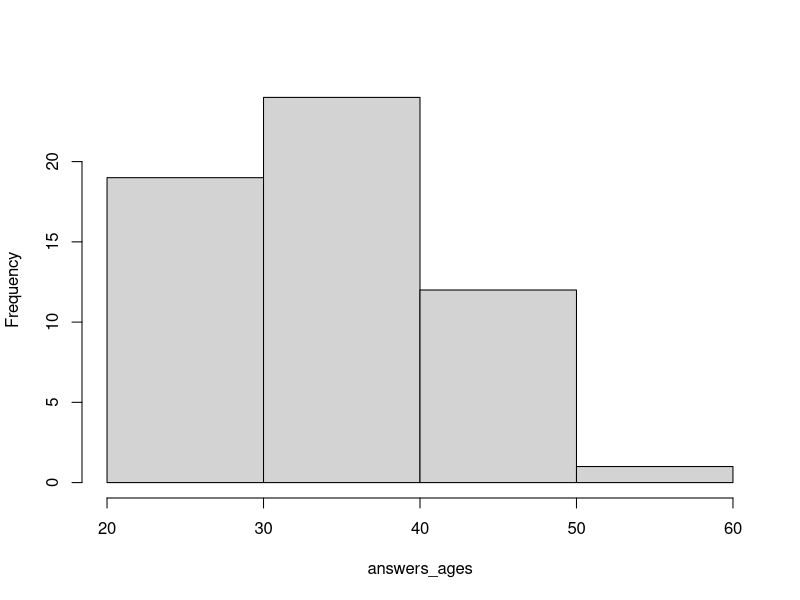

Write R code to recreate this figure. (Note: this script raises an error after producing the figure.)
# Description:
#
# Comments: set your working directory to 
# Author: Diego Pajarito 

rm(list=ls())
table_answers = read.csv('data/Questionnaire_Answers.csv')


# Age of participants
answers_ages = table_answers[,4]
age_histogram <- hist(answers_ages, breaks=4, main = "")
age_density <- density(table_answers[,4])
lines(lines(age_density$x,age_density$y*(1/sum(age_histogram$density))*length(answers_ages)))

pdf("graphs/age_participants.pdf")
age_histogram <- hist(answers_ages, breaks=4, main = "")
lines(lines(age_density$x,age_density$y*(1/sum(age_histogram$density))*length(answers_ages)))
dev.off()


# gender of participants
gender_values <- c(1,2,3)
gender_labels <- c("male","female","other")
gender_factors <- factor(gender_values)
answers_gender = factor(table_answers[,3], gender_factors, labels = gender_labels)
barplot(table(answers_gender))

pdf("graphs/gender_participants.pdf")
barplot(table(answers_gender))
dev.off()


# education of participants
education_values <- c(1,2,3,4)
education_labels <- c("primary","secondary","university","Master / Ph.D.")
education_factors <- c(education_values)
answers_education = factor(table_answers[,6], education_factors, labels = education_labels)
barplot(table(answers_education))


pdf("graphs/education_participants.pdf")
barplot(table(answers_education))
dev.off()



# marital status
marital_values <- c(1,2,3,4,5,6)
marital_labels <- c("Single","In relationship but not living together","In relationship and living together","Married","Divorced or widowed","Other")
answers_marital = factor(table_answers[,7], marital_values, labels = marital_labels)
barplot(table(answers_marital))

pdf("graphs/marital_participants.pdf")
barplot(table(answers_marital))
dev.off()


# transport mode
transport_labels <- c("I use my private car","By public transport (including Taxi)","By bicycle","By walking")
answers_transport <- table_answers[,8:11]
transports_total <- data.frame( modes=transport_labels, count=colSums(answers_transport, na.rm=TRUE) )
ggplot(transports_total, aes(modes, count)) + geom_col()

pdf("graphs/transport_participants.pdf")
ggplot(transports_total, aes(modes, count)) + geom_col()
dev.off()


